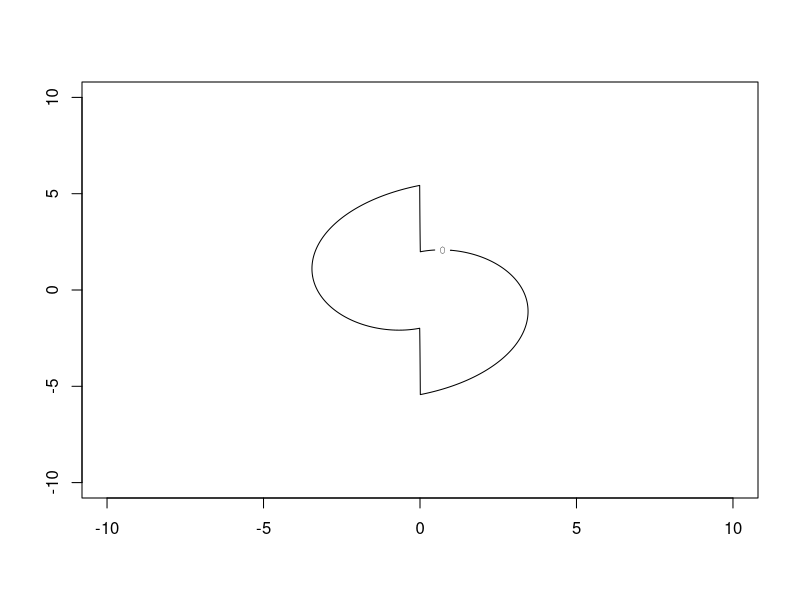

Source code (R):
## ---- chunk 1

# The Logrithm Arc depend on the Constant theta and c
theta<-1
c<-2


x<-seq(-10,10,length.out=1000)
y<-seq(-10,10,length.out=1000)
z<-outer(x,y,function(x,y) log(x^2 + y^2)*sin(theta) + atan(y/x)*cos(theta) -c)
contour(x,y,z,nlevels=0)
